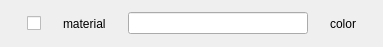
<?xml version="1.0" encoding="UTF-8"?>
<ui version="4.0">
 <class>mc_material_wg</class>
 <widget class="QWidget" name="mc_material_wg">
  <property name="enabled">
   <bool>true</bool>
  </property>
  <property name="geometry">
   <rect>
    <x>0</x>
    <y>0</y>
    <width>383</width>
    <height>47</height>
   </rect>
  </property>
  <property name="windowTitle">
   <string>Form</string>
  </property>
  <layout class="QHBoxLayout" name="horizontalLayout">
   <item>
    <widget class="QCheckBox" name="lockedCB">
     <property name="sizePolicy">
      <sizepolicy hsizetype="Maximum" vsizetype="Fixed">
       <horstretch>0</horstretch>
       <verstretch>0</verstretch>
      </sizepolicy>
     </property>
     <property name="text">
      <string/>
     </property>
    </widget>
   </item>
   <item>
    <widget class="QLabel" name="materialName_Lb">
     <property name="sizePolicy">
      <sizepolicy hsizetype="Maximum" vsizetype="Preferred">
       <horstretch>0</horstretch>
       <verstretch>0</verstretch>
      </sizepolicy>
     </property>
     <property name="text">
      <string>material</string>
     </property>
    </widget>
   </item>
   <item>
    <widget class="QLineEdit" name="materialName_Le">
     <property name="sizePolicy">
      <sizepolicy hsizetype="Maximum" vsizetype="Fixed">
       <horstretch>0</horstretch>
       <verstretch>0</verstretch>
      </sizepolicy>
     </property>
     <property name="maximumSize">
      <size>
       <width>180</width>
       <height>16777215</height>
      </size>
     </property>
    </widget>
   </item>
   <item>
    <widget class="QLabel" name="label">
     <property name="sizePolicy">
      <sizepolicy hsizetype="Maximum" vsizetype="Preferred">
       <horstretch>0</horstretch>
       <verstretch>0</verstretch>
      </sizepolicy>
     </property>
     <property name="text">
      <string>color</string>
     </property>
    </widget>
   </item>
  </layout>
 </widget>
 <resources/>
 <connections/>
</ui>
